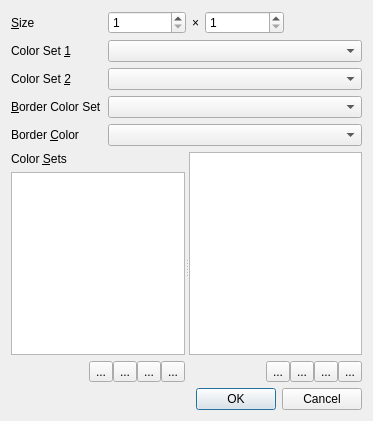
<?xml version="1.0" encoding="UTF-8"?>
<ui version="4.0">
 <class>HX20CrtDeviceGfxCfgUi</class>
 <widget class="QDialog" name="HX20CrtDeviceGfxCfgUi">
  <property name="geometry">
   <rect>
    <x>0</x>
    <y>0</y>
    <width>373</width>
    <height>421</height>
   </rect>
  </property>
  <property name="windowTitle">
   <string>Dialog</string>
  </property>
  <layout class="QFormLayout" name="formLayout">
   <item row="0" column="0">
    <widget class="QLabel" name="label_3">
     <property name="text">
      <string>&amp;Size</string>
     </property>
     <property name="buddy">
      <cstring>spbSizeX</cstring>
     </property>
    </widget>
   </item>
   <item row="0" column="1">
    <widget class="QWidget" name="widget" native="true">
     <layout class="QHBoxLayout" name="horizontalLayout">
      <property name="leftMargin">
       <number>0</number>
      </property>
      <property name="topMargin">
       <number>0</number>
      </property>
      <property name="rightMargin">
       <number>0</number>
      </property>
      <property name="bottomMargin">
       <number>0</number>
      </property>
      <item>
       <widget class="QSpinBox" name="spbSizeX">
        <property name="sizePolicy">
         <sizepolicy hsizetype="MinimumExpanding" vsizetype="Fixed">
          <horstretch>0</horstretch>
          <verstretch>0</verstretch>
         </sizepolicy>
        </property>
        <property name="minimum">
         <number>1</number>
        </property>
        <property name="maximum">
         <number>65535</number>
        </property>
       </widget>
      </item>
      <item>
       <widget class="QLabel" name="label">
        <property name="text">
         <string>×</string>
        </property>
       </widget>
      </item>
      <item>
       <widget class="QSpinBox" name="spbSizeY">
        <property name="sizePolicy">
         <sizepolicy hsizetype="MinimumExpanding" vsizetype="Fixed">
          <horstretch>0</horstretch>
          <verstretch>0</verstretch>
         </sizepolicy>
        </property>
        <property name="minimum">
         <number>1</number>
        </property>
        <property name="maximum">
         <number>65535</number>
        </property>
       </widget>
      </item>
      <item>
       <spacer name="horizontalSpacer_2">
        <property name="orientation">
         <enum>Qt::Horizontal</enum>
        </property>
        <property name="sizeHint" stdset="0">
         <size>
          <width>40</width>
          <height>20</height>
         </size>
        </property>
       </spacer>
      </item>
     </layout>
    </widget>
   </item>
   <item row="6" column="0" colspan="2">
    <widget class="QDialogButtonBox" name="buttonBox">
     <property name="orientation">
      <enum>Qt::Horizontal</enum>
     </property>
     <property name="standardButtons">
      <set>QDialogButtonBox::Cancel|QDialogButtonBox::Ok</set>
     </property>
    </widget>
   </item>
   <item row="5" column="0" colspan="2">
    <widget class="QWidget" name="widget_4" native="true">
     <layout class="QVBoxLayout" name="verticalLayout_5">
      <property name="leftMargin">
       <number>0</number>
      </property>
      <property name="topMargin">
       <number>0</number>
      </property>
      <property name="rightMargin">
       <number>0</number>
      </property>
      <property name="bottomMargin">
       <number>0</number>
      </property>
      <item>
       <widget class="QSplitter" name="splitter">
        <property name="sizePolicy">
         <sizepolicy hsizetype="Expanding" vsizetype="Expanding">
          <horstretch>0</horstretch>
          <verstretch>0</verstretch>
         </sizepolicy>
        </property>
        <property name="orientation">
         <enum>Qt::Horizontal</enum>
        </property>
        <property name="childrenCollapsible">
         <bool>false</bool>
        </property>
        <widget class="QWidget" name="widget_2" native="true">
         <layout class="QVBoxLayout" name="verticalLayout_3">
          <property name="leftMargin">
           <number>0</number>
          </property>
          <property name="topMargin">
           <number>0</number>
          </property>
          <property name="rightMargin">
           <number>0</number>
          </property>
          <property name="bottomMargin">
           <number>0</number>
          </property>
          <item>
           <widget class="QLabel" name="label_2">
            <property name="text">
             <string>Color &amp;Sets</string>
            </property>
            <property name="buddy">
             <cstring>trwColorPresets</cstring>
            </property>
           </widget>
          </item>
          <item>
           <widget class="QTreeWidget" name="trwColorPresets">
            <attribute name="headerVisible">
             <bool>false</bool>
            </attribute>
            <column>
             <property name="text">
              <string notr="true">1</string>
             </property>
            </column>
           </widget>
          </item>
          <item>
           <widget class="QWidget" name="widget_3" native="true">
            <layout class="QHBoxLayout" name="horizontalLayout_2">
             <property name="spacing">
              <number>0</number>
             </property>
             <property name="leftMargin">
              <number>0</number>
             </property>
             <property name="topMargin">
              <number>0</number>
             </property>
             <property name="rightMargin">
              <number>0</number>
             </property>
             <property name="bottomMargin">
              <number>0</number>
             </property>
             <item>
              <spacer name="horizontalSpacer">
               <property name="orientation">
                <enum>Qt::Horizontal</enum>
               </property>
               <property name="sizeHint" stdset="0">
                <size>
                 <width>40</width>
                 <height>20</height>
                </size>
               </property>
              </spacer>
             </item>
             <item>
              <widget class="QToolButton" name="tlbColorSetNew">
               <property name="text">
                <string>...</string>
               </property>
               <property name="icon">
                <iconset theme="document-new">
                 <normaloff>.</normaloff>.</iconset>
               </property>
              </widget>
             </item>
             <item>
              <widget class="QToolButton" name="tlbColorSetDelete">
               <property name="text">
                <string>...</string>
               </property>
               <property name="icon">
                <iconset theme="delete">
                 <normaloff>.</normaloff>.</iconset>
               </property>
              </widget>
             </item>
             <item>
              <widget class="QToolButton" name="tlbColorSetMoveUp">
               <property name="text">
                <string>...</string>
               </property>
               <property name="icon">
                <iconset theme="arrow-up">
                 <normaloff>.</normaloff>.</iconset>
               </property>
              </widget>
             </item>
             <item>
              <widget class="QToolButton" name="tlbColorSetMoveDown">
               <property name="text">
                <string>...</string>
               </property>
               <property name="icon">
                <iconset theme="arrow-down">
                 <normaloff>.</normaloff>.</iconset>
               </property>
              </widget>
             </item>
            </layout>
           </widget>
          </item>
         </layout>
        </widget>
        <widget class="QWidget" name="widget_5" native="true">
         <layout class="QVBoxLayout" name="verticalLayout">
          <property name="leftMargin">
           <number>0</number>
          </property>
          <property name="topMargin">
           <number>0</number>
          </property>
          <property name="rightMargin">
           <number>0</number>
          </property>
          <property name="bottomMargin">
           <number>0</number>
          </property>
          <item>
           <widget class="QListView" name="lsvColors">
            <property name="viewMode">
             <enum>QListView::IconMode</enum>
            </property>
           </widget>
          </item>
          <item>
           <widget class="QWidget" name="widget_6" native="true">
            <layout class="QHBoxLayout" name="horizontalLayout_3">
             <property name="spacing">
              <number>0</number>
             </property>
             <property name="leftMargin">
              <number>0</number>
             </property>
             <property name="topMargin">
              <number>0</number>
             </property>
             <property name="rightMargin">
              <number>0</number>
             </property>
             <property name="bottomMargin">
              <number>0</number>
             </property>
             <item>
              <spacer name="horizontalSpacer_3">
               <property name="orientation">
                <enum>Qt::Horizontal</enum>
               </property>
               <property name="sizeHint" stdset="0">
                <size>
                 <width>49</width>
                 <height>20</height>
                </size>
               </property>
              </spacer>
             </item>
             <item>
              <widget class="QToolButton" name="tlbColorNew">
               <property name="text">
                <string>...</string>
               </property>
               <property name="icon">
                <iconset theme="document-new">
                 <normaloff>.</normaloff>.</iconset>
               </property>
              </widget>
             </item>
             <item>
              <widget class="QToolButton" name="tlbColorDelete">
               <property name="text">
                <string>...</string>
               </property>
               <property name="icon">
                <iconset theme="delete">
                 <normaloff>.</normaloff>.</iconset>
               </property>
              </widget>
             </item>
             <item>
              <widget class="QToolButton" name="tlbColorMoveUp">
               <property name="text">
                <string>...</string>
               </property>
               <property name="icon">
                <iconset theme="arrow-up">
                 <normaloff>.</normaloff>.</iconset>
               </property>
              </widget>
             </item>
             <item>
              <widget class="QToolButton" name="tlbColorMoveDown">
               <property name="text">
                <string>...</string>
               </property>
               <property name="icon">
                <iconset theme="arrow-down">
                 <normaloff>.</normaloff>.</iconset>
               </property>
              </widget>
             </item>
            </layout>
           </widget>
          </item>
         </layout>
        </widget>
       </widget>
      </item>
     </layout>
    </widget>
   </item>
   <item row="1" column="1">
    <widget class="QComboBox" name="cobColorSet1">
     <property name="sizePolicy">
      <sizepolicy hsizetype="MinimumExpanding" vsizetype="Fixed">
       <horstretch>0</horstretch>
       <verstretch>0</verstretch>
      </sizepolicy>
     </property>
    </widget>
   </item>
   <item row="2" column="1">
    <widget class="QComboBox" name="cobColorSet2">
     <property name="sizePolicy">
      <sizepolicy hsizetype="MinimumExpanding" vsizetype="Fixed">
       <horstretch>0</horstretch>
       <verstretch>0</verstretch>
      </sizepolicy>
     </property>
    </widget>
   </item>
   <item row="3" column="1">
    <widget class="QComboBox" name="cobBorderColorSet">
     <property name="sizePolicy">
      <sizepolicy hsizetype="MinimumExpanding" vsizetype="Fixed">
       <horstretch>0</horstretch>
       <verstretch>0</verstretch>
      </sizepolicy>
     </property>
    </widget>
   </item>
   <item row="1" column="0">
    <widget class="QLabel" name="label_4">
     <property name="text">
      <string>Color Set &amp;1</string>
     </property>
     <property name="buddy">
      <cstring>cobColorSet1</cstring>
     </property>
    </widget>
   </item>
   <item row="2" column="0">
    <widget class="QLabel" name="label_5">
     <property name="text">
      <string>Color Set &amp;2</string>
     </property>
     <property name="buddy">
      <cstring>cobColorSet2</cstring>
     </property>
    </widget>
   </item>
   <item row="3" column="0">
    <widget class="QLabel" name="label_6">
     <property name="text">
      <string>&amp;Border Color Set</string>
     </property>
     <property name="buddy">
      <cstring>cobBorderColorSet</cstring>
     </property>
    </widget>
   </item>
   <item row="4" column="0">
    <widget class="QLabel" name="label_7">
     <property name="toolTip">
      <string>Besides here, this can be set by the connected computer.</string>
     </property>
     <property name="text">
      <string>Border &amp;Color</string>
     </property>
     <property name="buddy">
      <cstring>cobBorderColor</cstring>
     </property>
    </widget>
   </item>
   <item row="4" column="1">
    <widget class="QComboBox" name="cobBorderColor">
     <property name="sizePolicy">
      <sizepolicy hsizetype="MinimumExpanding" vsizetype="Fixed">
       <horstretch>0</horstretch>
       <verstretch>0</verstretch>
      </sizepolicy>
     </property>
     <property name="toolTip">
      <string>Besides here, this can be set by the connected computer.</string>
     </property>
    </widget>
   </item>
  </layout>
 </widget>
 <tabstops>
  <tabstop>spbSizeX</tabstop>
  <tabstop>spbSizeY</tabstop>
  <tabstop>cobColorSet1</tabstop>
  <tabstop>cobColorSet2</tabstop>
  <tabstop>cobBorderColorSet</tabstop>
  <tabstop>cobBorderColor</tabstop>
  <tabstop>trwColorPresets</tabstop>
  <tabstop>tlbColorSetNew</tabstop>
  <tabstop>tlbColorSetDelete</tabstop>
  <tabstop>tlbColorSetMoveUp</tabstop>
  <tabstop>tlbColorSetMoveDown</tabstop>
  <tabstop>lsvColors</tabstop>
 </tabstops>
 <resources/>
 <connections>
  <connection>
   <sender>buttonBox</sender>
   <signal>accepted()</signal>
   <receiver>HX20CrtDeviceGfxCfgUi</receiver>
   <slot>accept()</slot>
   <hints>
    <hint type="sourcelabel">
     <x>248</x>
     <y>254</y>
    </hint>
    <hint type="destinationlabel">
     <x>157</x>
     <y>274</y>
    </hint>
   </hints>
  </connection>
  <connection>
   <sender>buttonBox</sender>
   <signal>rejected()</signal>
   <receiver>HX20CrtDeviceGfxCfgUi</receiver>
   <slot>reject()</slot>
   <hints>
    <hint type="sourcelabel">
     <x>316</x>
     <y>260</y>
    </hint>
    <hint type="destinationlabel">
     <x>286</x>
     <y>274</y>
    </hint>
   </hints>
  </connection>
 </connections>
</ui>
